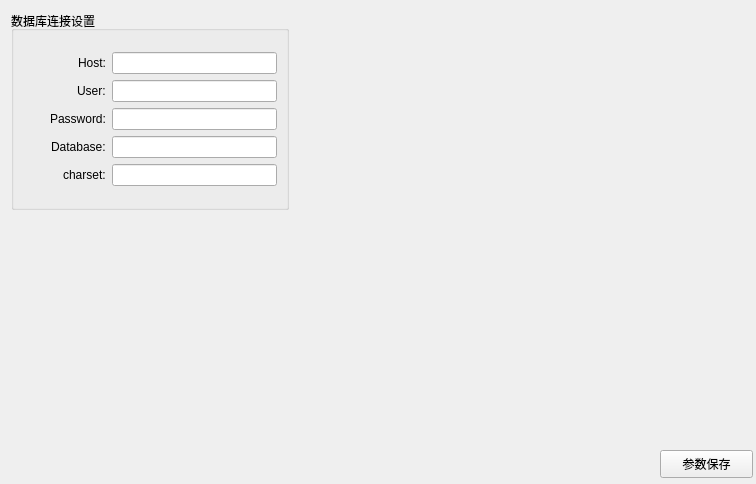
<?xml version="1.0" encoding="UTF-8"?>
<ui version="4.0">
 <class>canshu</class>
 <widget class="QWidget" name="canshu">
  <property name="geometry">
   <rect>
    <x>0</x>
    <y>0</y>
    <width>756</width>
    <height>484</height>
   </rect>
  </property>
  <property name="windowTitle">
   <string>Form</string>
  </property>
  <widget class="QGroupBox" name="groupBox">
   <property name="geometry">
    <rect>
     <x>11</x>
     <y>11</y>
     <width>278</width>
     <height>199</height>
    </rect>
   </property>
   <property name="title">
    <string>数据库连接设置</string>
   </property>
   <layout class="QGridLayout" name="gridLayout">
    <item row="0" column="0">
     <layout class="QVBoxLayout" name="verticalLayout">
      <item>
       <layout class="QHBoxLayout" name="horizontalLayout" stretch="1,2">
        <item alignment="Qt::AlignRight">
         <widget class="QLabel" name="label">
          <property name="text">
           <string>Host:</string>
          </property>
         </widget>
        </item>
        <item>
         <widget class="QLineEdit" name="lineEdit"/>
        </item>
       </layout>
      </item>
      <item>
       <layout class="QHBoxLayout" name="horizontalLayout_2" stretch="1,2">
        <item alignment="Qt::AlignRight">
         <widget class="QLabel" name="label_2">
          <property name="text">
           <string>User:</string>
          </property>
         </widget>
        </item>
        <item>
         <widget class="QLineEdit" name="lineEdit_2"/>
        </item>
       </layout>
      </item>
      <item>
       <layout class="QHBoxLayout" name="horizontalLayout_3" stretch="1,2">
        <item alignment="Qt::AlignRight">
         <widget class="QLabel" name="label_3">
          <property name="text">
           <string>Password:</string>
          </property>
         </widget>
        </item>
        <item>
         <widget class="QLineEdit" name="lineEdit_3"/>
        </item>
       </layout>
      </item>
      <item>
       <layout class="QHBoxLayout" name="horizontalLayout_4" stretch="1,2">
        <item alignment="Qt::AlignRight">
         <widget class="QLabel" name="label_4">
          <property name="text">
           <string>Database:</string>
          </property>
         </widget>
        </item>
        <item>
         <widget class="QLineEdit" name="lineEdit_4"/>
        </item>
       </layout>
      </item>
      <item>
       <layout class="QHBoxLayout" name="horizontalLayout_5" stretch="1,2">
        <item alignment="Qt::AlignRight">
         <widget class="QLabel" name="label_5">
          <property name="text">
           <string>charset:</string>
          </property>
         </widget>
        </item>
        <item>
         <widget class="QLineEdit" name="lineEdit_5"/>
        </item>
       </layout>
      </item>
     </layout>
    </item>
   </layout>
  </widget>
  <widget class="QPushButton" name="pushButton">
   <property name="geometry">
    <rect>
     <x>660</x>
     <y>450</y>
     <width>93</width>
     <height>28</height>
    </rect>
   </property>
   <property name="text">
    <string>参数保存</string>
   </property>
  </widget>
 </widget>
 <resources/>
 <connections/>
</ui>
